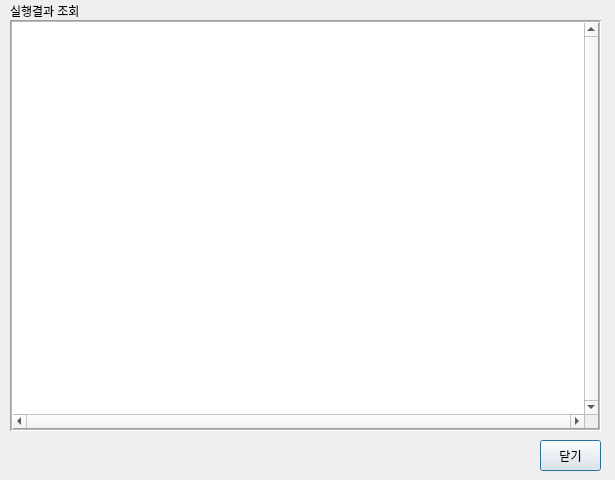
<?xml version="1.0" encoding="UTF-8"?>
<ui version="4.0">
 <class>Dialog</class>
 <widget class="QDialog" name="Dialog">
  <property name="geometry">
   <rect>
    <x>0</x>
    <y>0</y>
    <width>615</width>
    <height>480</height>
   </rect>
  </property>
  <property name="windowTitle">
   <string>실행결과 조회</string>
  </property>
  <widget class="QPlainTextEdit" name="plainTextEdit">
   <property name="enabled">
    <bool>true</bool>
   </property>
   <property name="geometry">
    <rect>
     <x>10</x>
     <y>20</y>
     <width>591</width>
     <height>411</height>
    </rect>
   </property>
   <property name="contextMenuPolicy">
    <enum>Qt::DefaultContextMenu</enum>
   </property>
   <property name="frameShape">
    <enum>QFrame::Box</enum>
   </property>
   <property name="lineWidth">
    <number>1</number>
   </property>
   <property name="midLineWidth">
    <number>1</number>
   </property>
   <property name="verticalScrollBarPolicy">
    <enum>Qt::ScrollBarAlwaysOn</enum>
   </property>
   <property name="horizontalScrollBarPolicy">
    <enum>Qt::ScrollBarAlwaysOn</enum>
   </property>
   <property name="sizeAdjustPolicy">
    <enum>QAbstractScrollArea::AdjustToContentsOnFirstShow</enum>
   </property>
   <property name="readOnly">
    <bool>true</bool>
   </property>
   <property name="centerOnScroll">
    <bool>false</bool>
   </property>
  </widget>
  <widget class="QPushButton" name="pushButton">
   <property name="geometry">
    <rect>
     <x>540</x>
     <y>440</y>
     <width>61</width>
     <height>31</height>
    </rect>
   </property>
   <property name="text">
    <string>닫기</string>
   </property>
  </widget>
  <widget class="QLabel" name="label">
   <property name="geometry">
    <rect>
     <x>10</x>
     <y>0</y>
     <width>81</width>
     <height>21</height>
    </rect>
   </property>
   <property name="text">
    <string>실행결과 조회</string>
   </property>
  </widget>
 </widget>
 <resources/>
 <connections/>
</ui>
